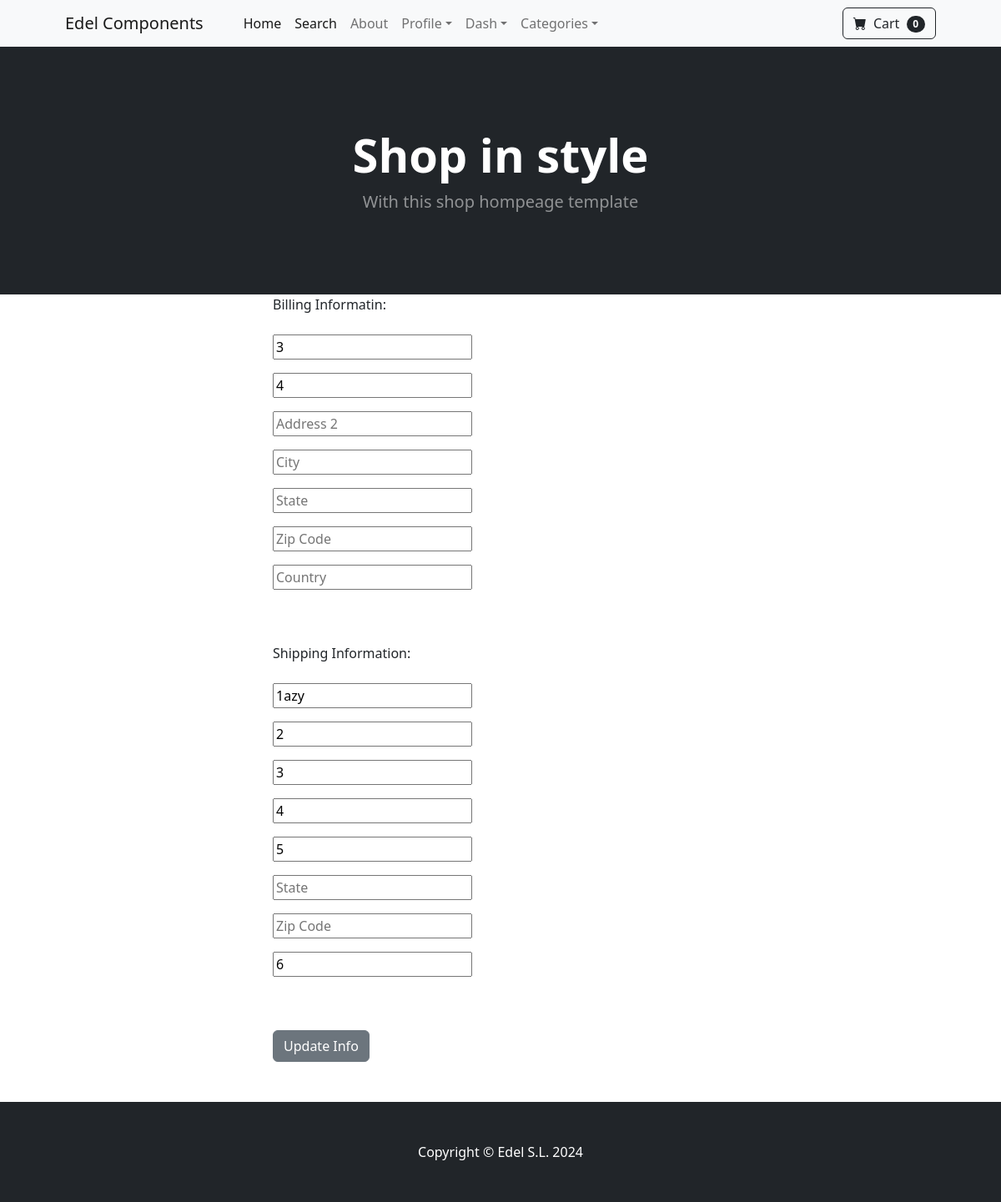
/update_info (signed in), run on the app's committed database.
### store/models.py (models this page shows, shortened)
class Profile(models.Model):
    user = models.OneToOneField(User, on_delete=models.CASCADE)
    date_modified = models.DateTimeField(User, auto_now=True)
    phone = models.CharField(max_length=20, blank=True)
    address1 = models.CharField(max_length=200, blank=True)
    address2 = models.CharField(max_length=200, blank=True)
    city = models.CharField(max_length=200, blank=True)
    state = models.CharField(max_length=200, blank=True)
    zipcode = models.CharField(max_length=200, blank=True)
    country = models.CharField(max_length=200, blank=True)
    old_cart =  models.CharField(max_length=200, blank=True, null=True)

### payment/models.py (models this page shows, shortened)
class ShippingAddress(models.Model):
    user = models.ForeignKey(User, on_delete=models.CASCADE, null=True, blank=True)
    shipping_full_name = models.CharField(max_length=255)
    shipping_email = models.CharField(max_length=255)
    shipping_address1 = models.CharField(max_length=255)
    shipping_address2 = models.CharField(max_length=255)
    shipping_city = models.CharField(max_length=255)
    shipping_state = models.CharField(max_length=255, null=True, blank=True)
    shipping_zipcode = models.CharField(max_length=255, null=True, blank=True)
    shipping_country = models.CharField(max_length=255)
    class Meta:
        verbose_name_plural = "Shipping Address"

### store/views.py (the view)
# urls.py: path("update_info", views.update_info, name="update_info"),
def update_info(request):
    if request.user.is_authenticated:
        current_user = Profile.objects.get(user__id=request.user.id)
        shipping_user = ShippingAddress.objects.get(user__id=request.user.id)
        form = UserInfoForm(request.POST or None, instance=current_user)
        shipping_form = ShippingForm(request.POST or None, instance=shipping_user)
        if  form.is_valid() or shipping_form.is_valid():
            form.save()
            shipping_form.save()
            messages.success(request, "Your info has been updated!")
            return redirect('home')
        return render(request, "update_info.html", {'form': form, 'shipping_form': shipping_form})
    else:
        messages.success(request, "You must be logged in to access this page")
        return redirect('home')

### store/forms.py
class UserInfoForm(forms.ModelForm):
	phone = forms.CharField(label="", widget=forms.TextInput(attrs={'class': 'form-contro', 'placeholder': 'Phone'}), required=False)
	address1 = forms.CharField(label="", widget=forms.TextInput(attrs={'class': 'form-contro', 'placeholder': 'Address 1'}), required=False)
	address2 = forms.CharField(label="", widget=forms.TextInput(attrs={'class': 'form-contro', 'placeholder': 'Address 2'}), required=False)
	city = forms.CharField(label="", widget=forms.TextInput(attrs={'class': 'form-contro', 'placeholder': 'City'}), required=False)
	state = forms.CharField(label="", widget=forms.TextInput(attrs={'class': 'form-contro', 'placeholder': 'State'}), required=False)
	zipcode = forms.CharField(label="", widget=forms.TextInput(attrs={'class': 'form-contro', 'placeholder': 'Zip Code'}), required=False)
	country = forms.CharField(label="", widget=forms.TextInput(attrs={'class': 'form-contro', 'placeholder': 'Country'}), required=False)
	class Meta:
		model = Profile
		fields = ('phone', 'address1', 'address2', 'city', 'state', 'zipcode', 'country')

### cart/cart.py (called while the page is built)
    def __len__(self):
        return len(self.cart)

### cart/context_processors.py (called while the page is built)
def cart(request):
    return {'cart': Cart(request)}

### store/templates/update_info.html (shortened to what this page needs)
{% extends 'base.html' %}
{% block content %}
<div class="container">
    <div class="row">
            <div class="col-md-3 offset-md-3">
                <form method="POST" action="{% url 'update_info' %}">
                    Billing Informatin:
                    <br /><br />
                    {{ form.as_p}}
                    <br /><br />
                    Shipping Information:
                    <br /><br />
                    {{ shipping_form.as_p}}
                    <br /><br />
                    <button type="submit" class="btn btn-secondary">Update Info </button>
                </form>
                <br />
                <br />
            </div>
    </div>
</div>
{% endblock %}

### data on the page
Profile: phone "3", address1 "4"
ShippingAddress: shipping_full_name "1azy", shipping_email "2", shipping_address1 "3", shipping_address2 "4", shipping_city "5", shipping_country "6"

### other printed values
{{ cart|length }} "0"
